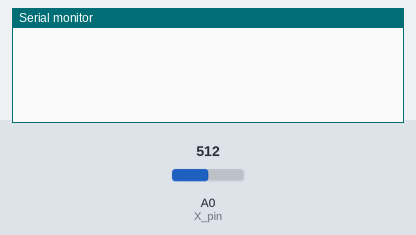
This program was run on a simulated Arduino Uno, built with avr-gcc and run on an emulated ATmega328P. Parts: the last lines printed to the serial monitor. The inputs (shaded band) are chosen by the test bench; at power-on: A0 (X_pin) = 512.

Above: at 1.2 s.
1.3 s: A0 (X_pin) set to 390
At 1.6 s:
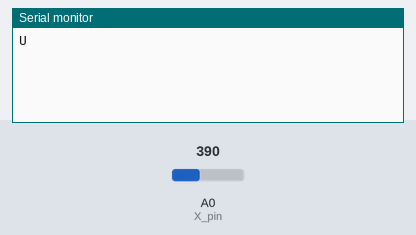
2.8 s: A0 (X_pin) set to 410
At 4.0 s:
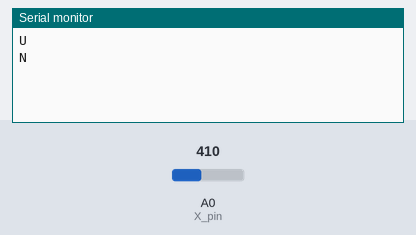
4.3 s: A0 (X_pin) set to 710
At 5.1 s:
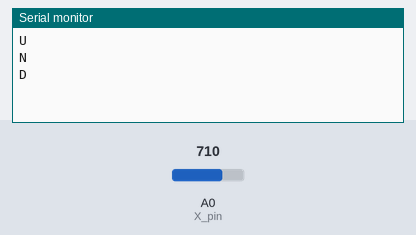

Measured:
- after the input at 1.3 s, the serial monitor: prints a new line at once (image 1)
- after the input at 2.8 s, the serial monitor: prints a new line at once (image 2)
- after the input at 4.3 s, the serial monitor: prints a new line at once (image 3)

The program:

main.cpp
```cpp
#include <Arduino.h>
#include <string.h>

const int SW_pin = 2; // digital pin connected to switch output
const int X_pin = A0; // analog pin connected to X output
const int Y_pin = A1; // analog pin connected to Y output

char oldValue = 'N';
bool gameStarted = false;

void checkValue(char v);

void setup()
{
    pinMode(SW_pin, INPUT);
    //   Serial.begin(115200);
    Serial.begin(9600);
}

void loop()
{
    int res = analogRead(X_pin);

    if (res > 700)
        checkValue('D');
    else if (res < 400)
        checkValue('U');
    else
        checkValue('N');
}

void checkValue(char v)
{
    if (oldValue != v)
    {
        Serial.println(v);
        oldValue = v;
    }
}
```
